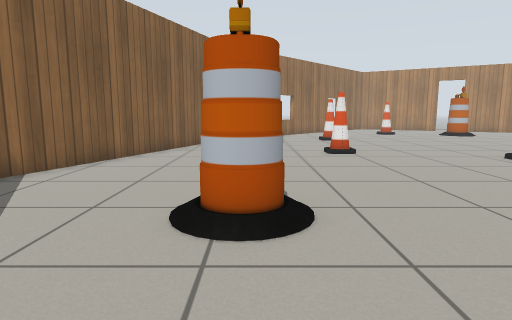
View 1 (above)

15 first-person views from a walk through a robot-simulator world made for Gazebo. The camera is 0.72 m above the floor, tilts 8° down and sees 75° across. The floor is counted in squares, 0.5 m on a side. Each view is taken from the middle of a square. On the plan, view 1 faces up. The plan holds only what a view shows up to about 15 squares ahead; the rest is blank. Simple patterns stand in for the simulator's built-in surfaces.

View 2
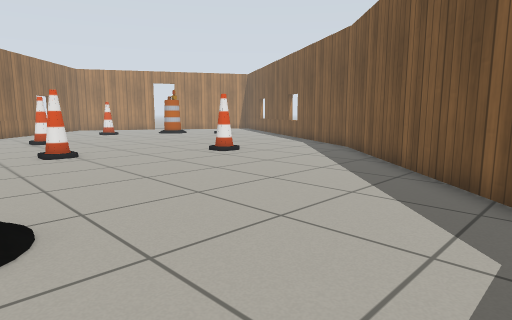

View 3
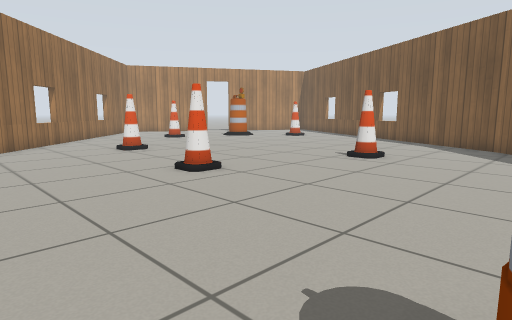

View 4
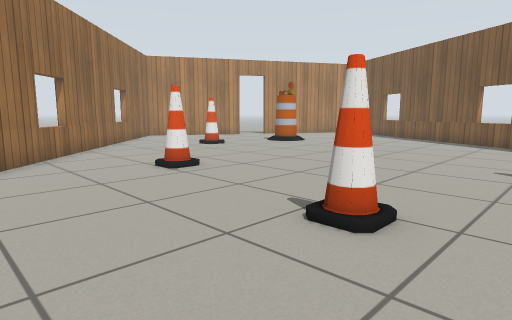

View 5
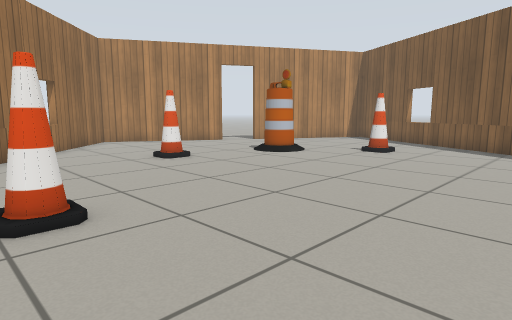

View 6
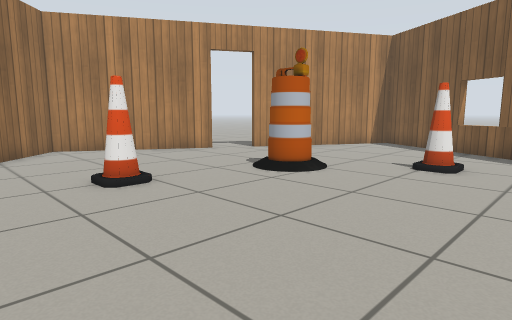

View 7
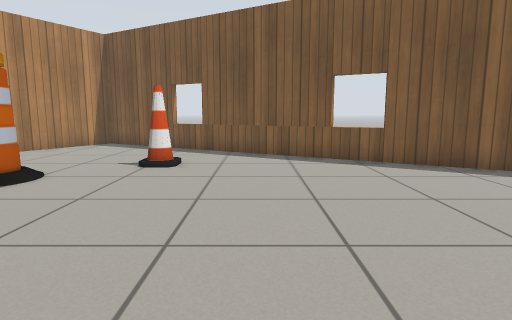

View 8
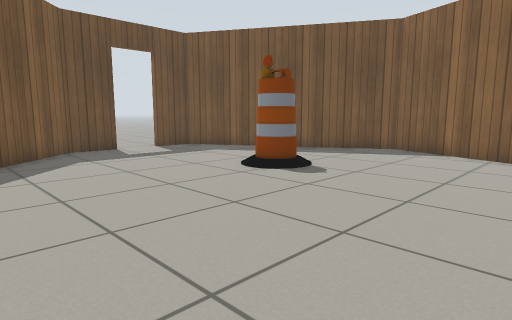

View 9
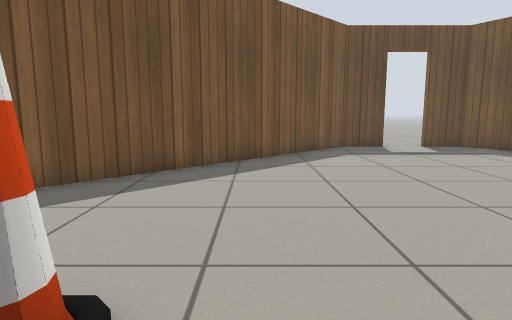

View 10
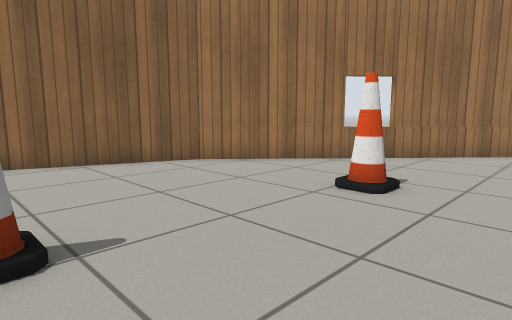

View 11
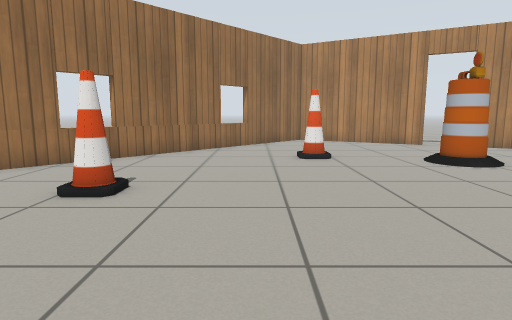

View 12
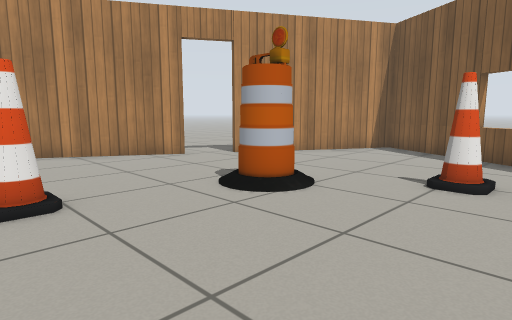

View 13
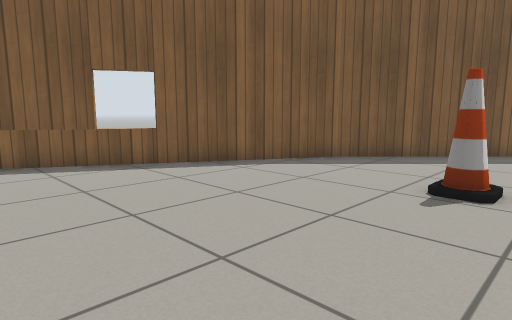

View 14
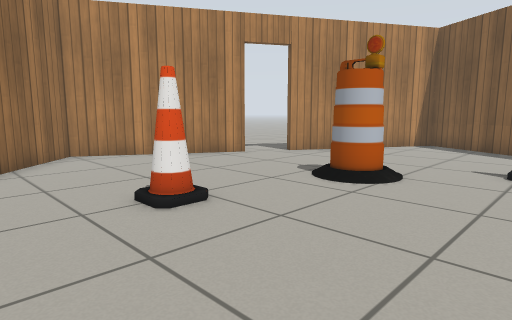

View 15
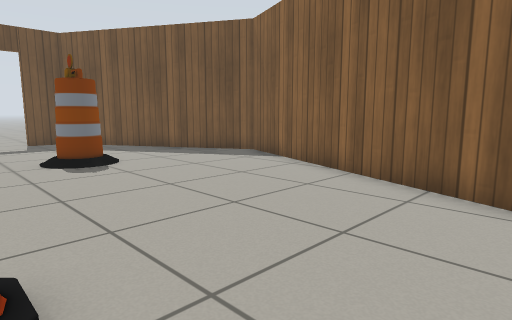

### Floor plan
Points are (right, up) in squares from view 1. A wall is a line through its corners. A room is listed if a view was taken in it or the views show most of it. See-through windows are left out.
Room 1 (views 1, 2, 3, 4, 5, 6, 7, 8, 9, 10, 11, 12, 13, 14, 15)
walls: (12.8, 7.2) (21.9, 22.9) (16, 26.3); (14.6, 27.1) (9.4, 30.1) (-1.6, 18.1) (-6.3, 5.5) (-1.8, -2.3) (-0.2, -2.3); (1.5, -2.3) (3.2, -2.3) (12.9, 7.4)
ways out: open door at (0.5, -2.5); open door at (15.5, 27)
objects: barrel (0, 4) to (0, 5); cone (3, 12); cone (4, 18); cone (8, 10) to (9, 10); cone (9, 23); barrel (13, 21) to (13, 22); cone (15, 19)

Positions as (right, up) in squares from view 1, and headings:
1: (0, 0), facing up
2: (0, 0), facing up-right
3: (-2, 5), facing up-right
4: (-1, 10), facing up-right
5: (3, 13), facing up-right
6: (6, 16), facing up-right
7: (6, 16), facing right
8: (7, 11), facing down-left
9: (7, 12), facing down
10: (7, 12), facing up-left
11: (7, 12), facing up
12: (8, 17), facing up-right
13: (7, 17), facing down-right
14: (6, 18), facing up-right
15: (3, 15), facing down-left
